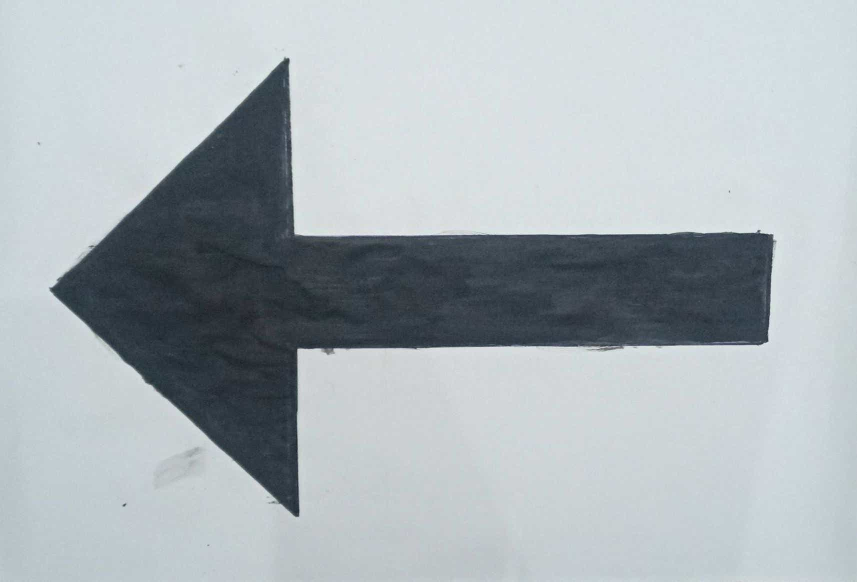
#> input picture arrow_qt1.jpeg, 1714 x 1163 px (shown at 1/2 size)
$ python ArrowDetectMod.py
#> lines starting #> are read from the running program, lines starting #| are printed output that depends on the picture; after the words box and inside, x2 and y2 are one past the last pixel; in counts of white or black regions, pixels touching at a corner belong together
#> further down, image is the input picture: shape (1163, 1714, 3); mean B, G, R 184.9, 180.4, 172
### utils.py
import cv2, numpy as np,math

def getContours(img,cThr=[100,100],showCanny=False,minArea=1000,filter=0,draw =False):
    imgGray = cv2.cvtColor(img,cv2.COLOR_BGR2GRAY)
    imgBlur = cv2.GaussianBlur(imgGray,(3,3),1)
    imgCanny = cv2.Canny(imgBlur,cThr[0],cThr[1])
    kernel = np.ones((3,3))
    imgDial = cv2.dilate(imgCanny,kernel,iterations=1)
    imgThre = cv2.erode(imgDial,kernel,iterations=1)
    if showCanny:cv2.imshow('Canny',imgThre)

    contours,hiearchy = cv2.findContours(imgThre,cv2.RETR_EXTERNAL,cv2.CHAIN_APPROX_SIMPLE)
    finalCountours = []
    for i in contours:
        area = cv2.contourArea(i)
        if area > minArea:
            peri = cv2.arcLength(i,True)
            approx = cv2.approxPolyDP(i,0.02*peri,True)
            bbox = cv2.boundingRect(approx)
            if filter > 0:
                if len(approx) == filter:
                    finalCountours.append([len(approx),area,approx,bbox,i])
            else:
                finalCountours.append([len(approx),area,approx,bbox,i])
    finalCountours = sorted(finalCountours,key = lambda x:x[1] ,reverse= True)

    if draw:
        for con in finalCountours:
            cv2.drawContours(img,con[4],-1,(0,0,255),3)
    return img, finalCountours,imgThre


# [21 lines left out: functions reorder, warpImg, not called in this run]

def getAngle(a, b, c):
    ang = math.degrees(math.atan2(c[1]-b[1], c[0]-b[0]) - math.atan2(a[1]-b[1], a[0]-b[0]))
    return ang + 360 if ang < 0 else ang

### ArrowDetectMod.py
import numpy as np
import cv2,math
from matplotlib import pyplot as plt
import utils
import random as rng
import imutils

def find_marker(image):
    	# convert the image to grayscale, blur it, and detect edges
	gray = cv2.cvtColor(image, cv2.COLOR_BGR2GRAY)
	gray = cv2.GaussianBlur(gray, (5, 5), 0)
	edged = cv2.Canny(gray, 35, 125)
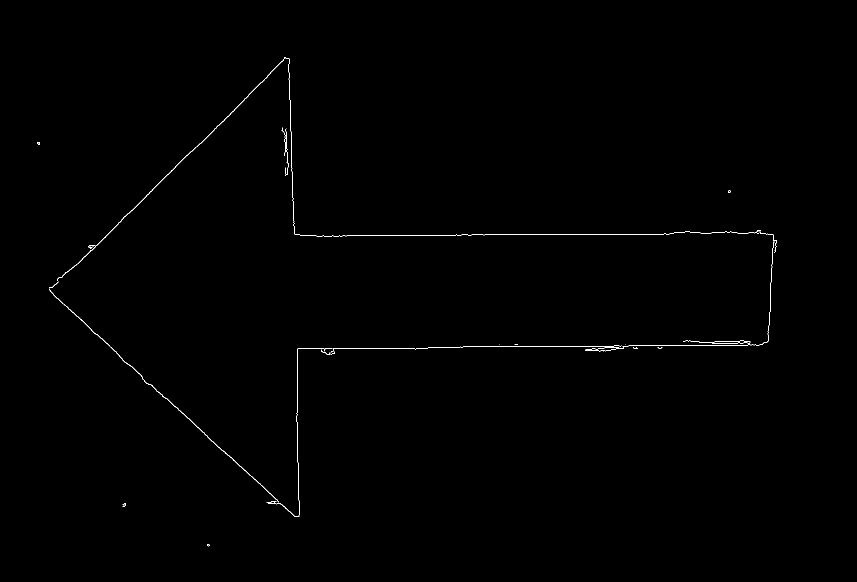
#> edged: shape (1163, 1714) (shown at 1/2 size); 0.28% white in thin lines or dots, all inside (x1, y1, x2, y2) = (75, 114, 1554, 1093)
	# find the contours in the edged image and keep the largest one;
	# we'll assume that this is our piece of paper in the image
	cnts = cv2.findContours(edged.copy(), cv2.RETR_LIST, cv2.CHAIN_APPROX_SIMPLE)
#> cnts = 32 contours, 27 with area under 20; largest, box (x1, y1, x2, y2) and area: (114, 114, 1522, 562) 416, (98, 577, 558, 1005) 384, (1170, 694, 1248, 704) 58, (1173, 697, 1194, 702) 53, (557, 696, 665, 1034) 34
	cnts = imutils.grab_contours(cnts)
	c = max(cnts, key = cv2.contourArea)
#> c = contour of 674 points, box (x1, y1, x2, y2) (114, 114, 1522, 562), area 416
	# compute the bounding box of the of the paper region and return it
	return cv2.minAreaRect(c)

KNOWN_DISTANCE = 24.0
# initialize the known object width, which in this case, the piece of
# paper is 12 inches wide
KNOWN_WIDTH = 20.0
image = cv2.imread("arrow_qt1.jpeg")
marker = find_marker(image)
#> marker = ((803.6, 306.1), (1410.6, 415), -3.9)
focalLength = (marker[1][0] * KNOWN_DISTANCE) / KNOWN_WIDTH
#> focalLength = 1692.7

cap=cv2.VideoCapture(0)

while True:
    success, img=cap.read()
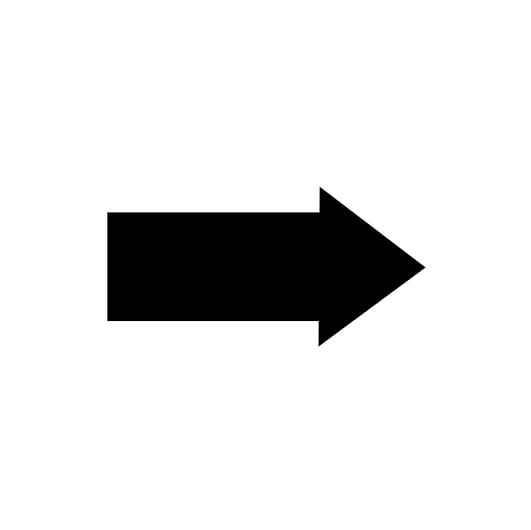
#> input picture Arrow.jpeg, 531 x 530 px, given in place of the camera
#> img is the input picture: shape (530, 531, 3); min 0, max 255, mean 226.5

    imgcont,conts,_=utils.getContours(img,cThr=[150,175],showCanny=False,minArea=1000,filter=7,draw=False) #Selecting the White box
#> in getContours, `imgCanny = cv2.Canny(imgBlur,cThr[0],cThr[1])`: imgCanny: shape (530, 531); 0.34% white in thin lines or dots, all inside (x1, y1, x2, y2) = (107, 187, 425, 346)
#> in getContours, `imgDial = cv2.dilate(imgCanny,kernel,iterations=1)`:
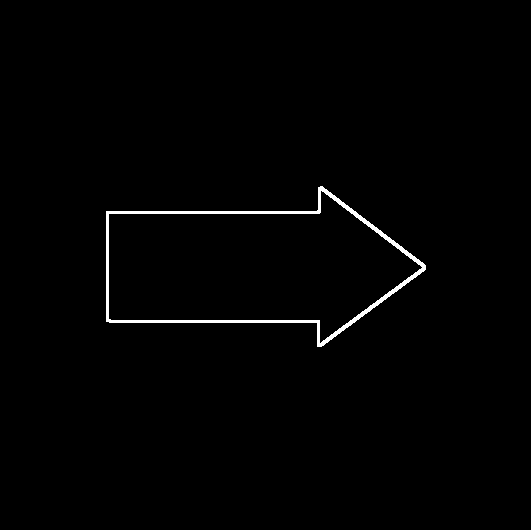
#> imgDial: shape (530, 531); 1% white; 1 white region, box (x1, y1, x2, y2) and area: (106, 186, 426, 347) 2844
#> in getContours, `contours,hiearchy = cv2.findContours(imgThre,cv2.RETR_EXTERNAL,cv2.CHA..`: contours = 1 contour; box (x1, y1, x2, y2) and area: (107, 187, 425, 346) 31650; hiearchy = [[-1, -1, -1, -1]]
#> the loop in getContours, `for i in contours:` made 1 pass
#> (area, peri, bbox) on pass 1: (31649.5, 855.7, (107, 187, 318, 159))
#> after the loop in getContours, `for i in contours:`: finalCountours = 1 item
#> conts = 1 item
    #print (conts)
    if len(conts) != 0:
        for obj in conts:
            cv2.polylines(imgcont,[obj[2]],True,(0,255,0),2)
#> this loop made 1 pass
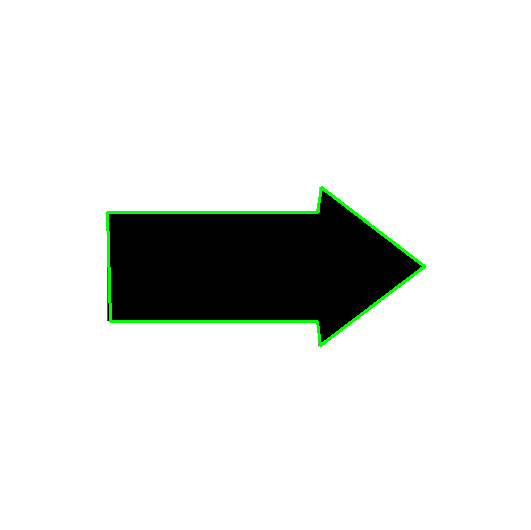
#> imgcont: shape (530, 531, 3); 0.91% of pixels changed, all inside (x1, y1, x2, y2) = (106, 186, 426, 347)
        #cv2.imshow('Region of Interest',imgcont)
        x,y,w,h = cv2.boundingRect(conts[0][2])
#> x = 107; y = 187; w = 318; h = 159

        cv2.rectangle(img,(x-20,y-20),(x+w+20,y+h+20),(0,255,0),2)
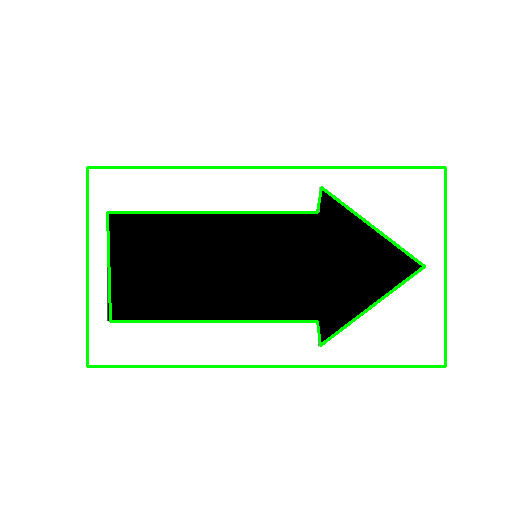
#> img: shape (530, 531, 3); 2.1% of pixels changed, all inside (x1, y1, x2, y2) = (86, 166, 447, 368)
        crop_img = img[y-20:y+h+20, x-20:x+w+20]
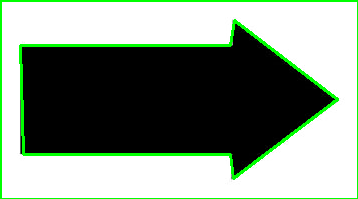
#> crop_img: shape (199, 358, 3); mean B, G, R 132, 147.1, 132
        #cv2.imshow("Warp",crop_img)
        tip=tuple(conts[0][2][0][0])
#> tip = (424, 266)

        M = cv2.moments(conts[0][2])
#> M = moments, m00 31370, centre m10/m00, m01/m00 = (251.4, 266.2)
        cX = int(M["m10"] / M["m00"])    #Finding the centroid of the arrow
#> cX = 251
        cY = int(M["m01"] / M["m00"])
#> cY = 266

        cv2.circle(img, (cX, cY), 7, (255, 255, 255), -1)
        cv2.putText(img, "center", (cX - 20, cY - 20),cv2.FONT_HERSHEY_SIMPLEX, 0.5, (255, 255, 255), 2)
        #cv2.circle(img,tip, 7, (255,0,0), -1)
        #cv2.circle(img,(100,cY), 7, (255,0,0), -1)

        angle=int(utils.getAngle(tip,(cX,cY),(30,cY)))
#> in getAngle, `ang = math.degrees(math.atan2(c[1]-b[1], c[0]-b[0]) - math.atan2(a[1]-..`: ang = 180
#> angle = 180
        #print(angle)
        # convert the image to grayscale, blur it, and detect edges

        inches = (KNOWN_WIDTH * focalLength) / w
#> inches = 106.5

        if 315<=angle<=359 or 0<=angle<45:
            print("Left %.2fft" % (inches / 12))
            cv2.putText(img, "Left %.2fft" % (inches / 12), (40,40),cv2.FONT_HERSHEY_SIMPLEX, 1, (0,0,255), 3)
        elif 260<angle<279:
            print('UP %.2fft' % (inches / 12))
            cv2.putText(img, "UP %.2fft" % (inches / 12), (40,40),cv2.FONT_HERSHEY_SIMPLEX, 1, (0,0,255), 3)
        elif 135<angle<225:
            print('Right %.2fft' % (inches / 12))
#| Right 8.87ft
            cv2.putText(img, "RIGHT %.2fft" % (inches / 12), (40,40),cv2.FONT_HERSHEY_SIMPLEX, 1, (0,0,255), 3)
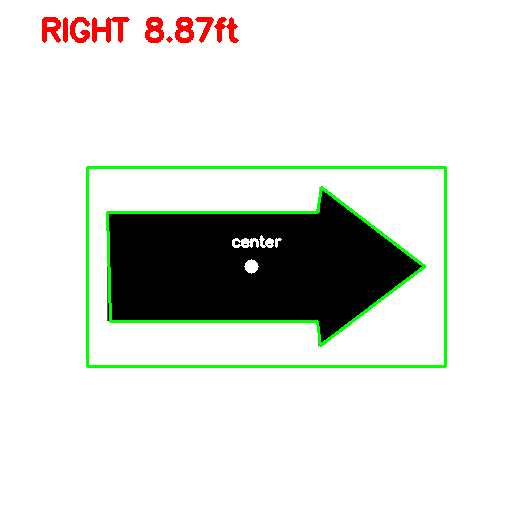
#> img: shape (530, 531, 3); mean B, G, R 220.6, 225.9, 222.8
        else:
            print('Down %.2fft' % (inches / 12))
            cv2.putText(img, "DOWN %.2fft" % (inches / 12), (40,40),cv2.FONT_HERSHEY_SIMPLEX, 1, (0,0,255), 3)

    cv2.imshow("Video",img)

    k=cv2.waitKey(1)
#> (key Esc is pressed here)
    if k==27:
        break
